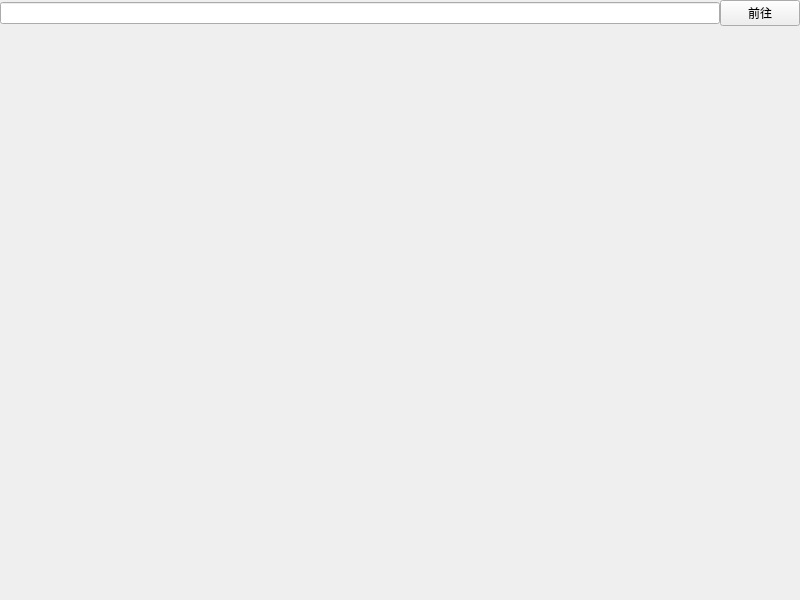
<?xml version="1.0" encoding="UTF-8"?>
<ui version="4.0">
 <class>web</class>
 <widget class="QWidget" name="web">
  <property name="geometry">
   <rect>
    <x>0</x>
    <y>0</y>
    <width>800</width>
    <height>600</height>
   </rect>
  </property>
  <property name="windowTitle">
   <string>QsBeanfun</string>
  </property>
  <layout class="QVBoxLayout" name="verticalLayout" stretch="1,20">
   <property name="spacing">
    <number>0</number>
   </property>
   <property name="leftMargin">
    <number>0</number>
   </property>
   <property name="topMargin">
    <number>0</number>
   </property>
   <property name="rightMargin">
    <number>0</number>
   </property>
   <property name="bottomMargin">
    <number>0</number>
   </property>
   <item>
    <layout class="QHBoxLayout" name="horizontalLayout" stretch="10,1">
     <property name="spacing">
      <number>0</number>
     </property>
     <item>
      <widget class="QLineEdit" name="lineEdit"/>
     </item>
     <item>
      <widget class="QPushButton" name="pushButton">
       <property name="text">
        <string>前往</string>
       </property>
      </widget>
     </item>
    </layout>
   </item>
   <item>
    <widget class="QWidget" name="webView" native="true"/>
   </item>
  </layout>
 </widget>
 <resources/>
 <connections/>
</ui>
